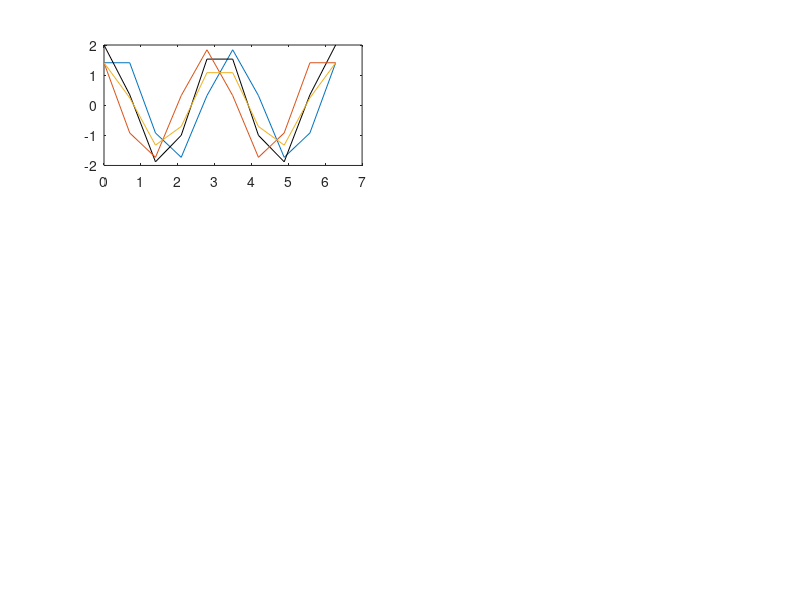

Recreate this plot in MATLAB. (Note: this script raises an error after producing the figure.)
%% ---------------------------- Header --------------------------------- %%

%%% Numerische Methoden der Hydromechanik
%%% Assignment: 1
%%% Group: 2
%%% Members: Nick Pfeiffer, Andreas Mirlach, Julian Lenz, Faro Schäfer

% ----------------------------------------------------------------------- %

clear all
close all
addpath('Plots_one')

%% grid and analytical solution 

grid = [10,20,30,50,100,1000,10000];

% amount of grid points
 
for j = 1:length(grid)

    % Number of grid points
    n = grid(j);

    % Grid spacing
    h = 2.0 * pi / (n-1);

    % Calculation of... 
    for i = 1 : n

        % ...coordinates
        x(i) = 0.0 + (i-1) * h;

        % ...analytical values of function and derivative
        f(i) = sin( 2*x(i) ); % analytical function
        dfe(i) = cos( 2*x(i) ) * 2; % analytical first derivative
        dfe2(i) = -sin( 2*x(i) ) * 4; % analytical second derivative
      
    end
    
%% Discretization for numerical solution

    for i = 1 : n

        % Periodic boundary conditions... 

        % ...for the first point
        if ( i == 1 )

            fp = f(i+1);
            fm = f(n-1);

        end

        % ...for the last point
        if ( i == n )

            fp = f(2);
            fm = f(n-1);

        end

        % If point is not at the boundaries 
        if ( ( i ~= 1 ) && ( i ~= n ) )
            fp = f(i+1);
            fm = f(i-1);
        end

        fi = f(i);

%% Numerical shemes

    % First derivative: Upwind
    dfn_U(i) = ( fi - fm ) / ( 1.0*h );
      
    % First derivative: Downwind
    dfn_D(i) = ( fp - fi ) / ( 1.0*h );
        
    % First derivative: Central
    dfn_C(i) = ( fp - fm ) / ( 2.0*h );
        
    % Second Derivative: Central 
    dfn_C2(i) = ( fp - 2*fi + fm ) / (h^2);
      
    end
    
%% Error of numerical shemes
    
    % Location of Error 
    x_error = 2*pi/5;
    
    % Value at Location of Error
    val_error_U = interp1(x,dfn_U,x_error);     % Value at linearily interpolated locatin of error: Upwind
    val_error_D = interp1(x,dfn_D,x_error);     % Value at linearily interpolated locatin of error: Downwind       
    val_error_C = interp1(x,dfn_C,x_error);     % Value at linearily interpolated locatin of error: Central
    val_error_C2 = interp1(x,dfn_C2,x_error);   % Value at linearily interpolated locatin of error: Central second derivative
    val_error_dfe = cos( 2*x_error ) * 2;       % Value at location of error first derivative
    val_error_dfe2 = -sin( 2*x_error ) * 4;     % Value at location of error second derivative
    
    % Error 
    er_U = abs( ( val_error_dfe - val_error_U ) / val_error_dfe ) ;
    er_D = abs( ( val_error_dfe - val_error_D ) / val_error_dfe ) ;
    er_C = abs( ( val_error_dfe - val_error_C ) / val_error_dfe ) ;
    er_C2 = abs( ( val_error_dfe2 - val_error_C2 ) / val_error_dfe2 ) ;
    
%% Interpolation of Points
    
    % Location of interpolated points
    xq = [0+h/2:h:h*(n-1)];               % x-values on which function values get interpolated

    % Value at interpolated points
    dfn_U_interp = interp1(x,dfn_U,xq);   % Interpolated Points for Upwind
    dfn_D_interp = interp1(x,dfn_D,xq);   % Interpolated Points for Downwind
    dfn_C_interp = interp1(x,dfn_C,xq);   % Interpolated Points for Central
    dfn_C2_interp = interp1(x,dfn_C2,xq); % Interpolated Points for Central (second der.)
    
%% Error of interpolated points

    % Value at Location of Error
    val_error_U_interp = interp1(xq,dfn_U_interp,x_error);   % Value at linearely interpolated locatin of error: Upwind
    val_error_D_interp = interp1(xq,dfn_D_interp,x_error);   % Value at linearely interpolated locatin of error: Downwind       
    val_error_C_interp = interp1(xq,dfn_C_interp,x_error);   % Value at linearely interpolated locatin of error: Central
    val_error_C2_interp = interp1(xq,dfn_C2_interp,x_error); % Value at linearely interpolated locatin of error: Central second derivative
 
    % Error
    er_U_interp = abs( ( val_error_dfe - val_error_U_interp ) / val_error_dfe ) ;
    er_D_interp = abs( ( val_error_dfe - val_error_D_interp ) / val_error_dfe ) ;
    er_C_interp = abs( ( val_error_dfe - val_error_C_interp ) / val_error_dfe ) ;
    er_C2_interp = abs( ( val_error_dfe2 - val_error_C2_interp ) / val_error_dfe2 ) ;
    
%% Error matrix

    % Error matrix
    error(j,1) = h;            % grid spacing
    error(j,2) = er_U;                  
    error(j,3) = er_D;             
    error(j,4) = er_C;             
    error(j,5) = er_U_interp;   
    error(j,6) = er_D_interp;   
    error(j,7) = er_C_interp;   
    error(j,8) = er_C2;            
    error(j,9) = er_C2_interp;  
   
%% Plots
    
    if j == 1 
        % set X-tick Lables
            xticks = [0, 2*pi/5, pi/2, pi, 3*pi/2, 2*pi];
            xticklabels = {'\fontsize{11} 0','\color[rgb]{0.5,0.5,0.5}\fontsize{11}2\pi/5','\fontsize{11} \pi/2','\fontsize{11} \pi','\fontsize{11} 3\pi/2','\fontsize{11} 2\pi'};
        fig_first_derivative = figure('units','normalized','outerposition',[0 0 1 1]);
        fig_second_derivative = figure('units','normalized','outerposition',[0 0 1 1]);
        fig_first_derivative_int = figure('units','normalized','outerposition',[0 0 1 1]);

    end

    if (6<j)            % no need to plot high n (look identical to n = 1000) 
        continue
    end
    
%     plot first derivative 
    set(0,'CurrentFigure',fig_first_derivative)
    subplot(3,2,j)
    plot(x, dfn_U, '-', x, dfe, '-k', x, dfn_D, '-', x, dfn_C, '-') % values of numerical difference scheme
    hold on 
    ax = gca;
    ax.ColorOrderIndex = 1;
    legend('Upwind','Exact','Downwind', 'Central','Autoupdate','off','Location','best')
    set(gca,'FontSize',14); 
%     xline(x_error);
%     text(x_error,1,'\leftarrow 2\pi/5')
    xlim([0,2*pi])
    title(['First Derivative n=',num2str(n)]);
    set(gca,'XTick',xticks)
    ax.XTickLabel = xticklabels;
    hold off

%     plot second derivative
    set(0,'CurrentFigure',fig_second_derivative)
    subplot(3,2,j)
    ax = gca;
    ax.ColorOrderIndex = 5;
    hold on
    plot(x, dfn_C2, '-', x, dfe2, '-k') % values of numerical difference scheme
    ax.ColorOrderIndex = 5;
    plot(xq, dfn_C2_interp, '.--') % interpolated values
    legend('Central', 'Exact','Central Int','Autoupdate','off','Location','best')
    set(gca,'FontSize',14); 
    xlim([0,2*pi])
    title(['Second Derivative n=',num2str(n)]);
    set(gca,'XTick',xticks)
    ax.XTickLabel = xticklabels;  
    hold off
    
    if (j>2)            % no need to plot high n (look identical to n = 1000) 
        continue
    end
    
%     plot first derivative 
    set(0,'CurrentFigure',fig_first_derivative_int)
    
    subplot(3,2,j)
    hold on
    
    ax = gca;
    ax.ColorOrderIndex = 5;
    xlim([0,2*pi])
    title(['n=',num2str(n)]);
    set(gca,'XTick',xticks)
    ax.XTickLabel = xticklabels;
    set(gca,'FontSize',14); 
    
    plot(x, dfn_U, '-', x, dfe, '-k',xq, dfn_U_interp, '.--')%, x, dfn_D, '-', x, dfn_C, '-' % values of numerical difference scheme
    legend('Upwind','Exact','Upwind Int','Location','best')
    title(['Upwind Interpolated n=',num2str(n)]);
    hold off
    
    
    subplot(3,2,j+2)

    hold on
    ax = gca;
    ax.ColorOrderIndex = 5;
    xlim([0,2*pi])
    set(gca,'XTick',xticks)
    ax.XTickLabel = xticklabels;
    set(gca,'FontSize',14); 
    
    plot(x, dfn_D, '-', x, dfe, '-k',xq, dfn_D_interp, '.--')
    legend('Downwind','Exact','Downwind Int','Location','best')
    title(['Downwind Interpolated n=',num2str(n)]);
    hold off
    
    subplot(3,2,j+4)
    hold on
    ax = gca;
    ax.ColorOrderIndex = 5;
    xlim([0,2*pi])
    title(['n=',num2str(n)]);
    set(gca,'XTick',xticks)
    ax.XTickLabel = xticklabels;
    set(gca,'FontSize',14); 
    
    plot(x, dfn_C, '-', x, dfe, '-k',xq, dfn_C_interp, '.--')
    legend('Central','Exact','Central Int','Location','best')
    title(['Central Interpolated n=',num2str(n)]);
    %xline(x_error);
    %text(x_error,1,'\leftarrow 2\pi/5')
    
end
    
% Plotting of error over grid spacing in log scale
fig_error = figure;
    loglog(error(:,1),error(:,2),'-',error(:,1),error(:,3),'-',...
        error(:,1),error(:,4),'-',error(:,1),error(:,8),'-')
    hold on
    ax = gca;
    ax.ColorOrderIndex = 1;
    loglog(error(:,1),error(:,5),'--',error(:,1),error(:,6),'--',...
        error(:,1),error(:,7),'--',error(:,1),error(:,9),'--')
%     title('Error plot first derivative');
    xlabel('Grid spacing h');
    ylabel('Relative error');
    legend('Upwind','Downwind','Central','Central Second',...
        'Upwind Int','Downwind Int','Central Int','Central Second Int',...
        'Location','SouthEast')
    
%% Order of error

order_of_er_U = (log10(error(end,2)) - log10(error(end-1,2))) / (log10(error(end,1)) - log10(error(end-1,1)));
order_of_er_D = (log10(error(end,3)) - log10(error(end-1,3))) / (log10(error(end,1)) - log10(error(end-1,1)));
order_of_er_C = (log10(error(end,4)) - log10(error(end-1,4))) / (log10(error(end,1)) - log10(error(end-1,1)));
order_of_er_C2 = (log10(error(end,8)) - log10(error(end-1,8))) / (log10(error(end,1)) - log10(error(end-1,1)));

%% Save files for report

print(fig_first_derivative,'-dpng',"Plots_one/First_derivative.png",'-r150');
print(fig_second_derivative,'-dpng',"Plots_one/Second_derivative.png",'-r150');
print(fig_error,'-dpng',"Plots_one/Error.png",'-r150');
print(fig_first_derivative_int,'-dpng',"Plots_one/fig_first_derivative_int.png",'-r150');
